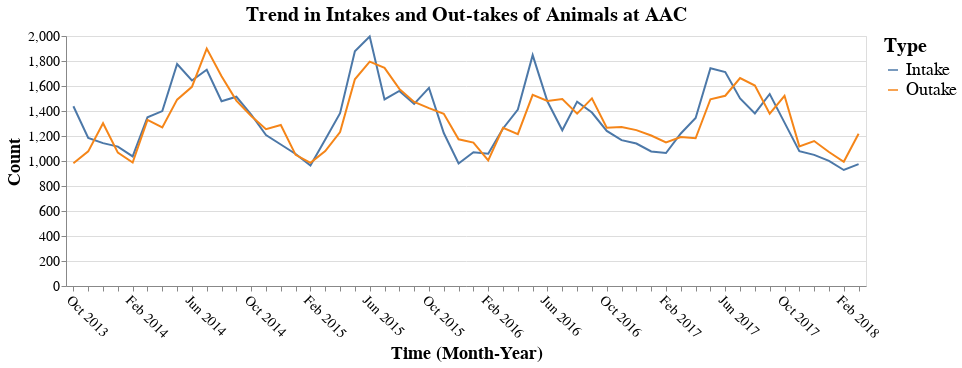

Source (notebook cell):
### Code cell
chart = alt.Chart(data_new).mark_line().encode(
        alt.X("yearmonth(intake_monthyear):O", title = "Time (Month-Year)"),
        alt.Y('count', title="Count"),
        alt.Color("Type")
        )

chart1 = alt.Chart(data_new1[data_new1['outcome_monthyear'] != "2018-04"]).mark_line().encode(
        alt.X("yearmonth(outcome_monthyear):O", title = "Time (Month-Year)"),
        alt.Y('count', title="Count"),
        alt.Color("Type")
        )

(chart + chart1).properties(title='Trend in Intakes and Out-takes of Animals at AAC',
                    width=800, height=250).configure_axisX(labelFontSize=14,
    titleFontSize=18, labelAngle = 45,labelOverlap=True).configure_axisY(labelFontSize=14,
    titleFontSize=18).configure_title(fontSize=20).configure_legend(labelFontSize=18,
    titleFontSize=20)

### Figure 1 — Vega-Lite specification as saved in the notebook (floating-point values rounded to 4 significant figures)
{"$schema": "https://vega.github.io/schema/vega-lite/v3.4.0.json", "config": {"axisX": {"labelAngle": 45, "labelFontSize": 14, "labelOverlap": true, "titleFontSize": 18}, "axisY": {"labelFontSize": 14, "titleFontSize": 18}, "legend": {"labelFontSize": 18, "titleFontSize": 20}, "mark": {"tooltip": null}, "title": {"fontSize": 20}, "view": {"height": 300, "width": 400}}, "datasets": {"data-3044b4046ff58a677209aeac5b67fcb9": [{"Type": "Intake", "count": 1438, "intake_monthyear": "2013-10", "intake_year": 2013}, {"Type": "Intake", "count": 1185, "intake_monthyear": "2013-11", "intake_year": 2013}, {"Type": "Intake", "count": 1143, "intake_monthyear": "2013-12", "intake_year": 2013}, {"Type": "Intake", "count": 1115, "intake_monthyear": "2014-01", "intake_year": 2014}, {"Type": "Intake", "count": 1037, "intake_monthyear": "2014-02", "intake_year": 2014}, {"Type": "Intake", "count": 1350, "intake_monthyear": "2014-03", "intake_year": 2014}, {"Type": "Intake", "count": 1399, "intake_monthyear": "2014-04", "intake_year": 2014}, {"Type": "Intake", "count": 1776, "intake_monthyear": "2014-05", "intake_year": 2014}, {"Type": "Intake", "count": 1644, "intake_monthyear": "2014-06", "intake_year": 2014}, {"Type": "Intake", "count": 1730, "intake_monthyear": "2014-07", "intake_year": 2014}, {"Type": "Intake", "count": 1478, "intake_monthyear": "2014-08", "intake_year": 2014}, {"Type": "Intake", "count": 1514, "intake_monthyear": "2014-09", "intake_year": 2014}, {"Type": "Intake", "count": 1372, "intake_monthyear": "2014-10", "intake_year": 2014}, {"Type": "Intake", "count": 1207, "intake_monthyear": "2014-11", "intake_year": 2014}, {"Type": "Intake", "count": 1132, "intake_monthyear": "2014-12", "intake_year": 2014}, {"Type": "Intake", "count": 1056, "intake_monthyear": "2015-01", "intake_year": 2015}, {"Type": "Intake", "count": 964, "intake_monthyear": "2015-02", "intake_year": 2015}, {"Type": "Intake", "count": 1172, "intake_monthyear": "2015-03", "intake_year": 2015}, {"Type": "Intake", "count": 1382, "intake_monthyear": "2015-04", "intake_year": 2015}, {"Type": "Intake", "count": 1877, "intake_monthyear": "2015-05", "intake_year": 2015}, {"Type": "Intake", "count": 1996, "intake_monthyear": "2015-06", "intake_year": 2015}, {"Type": "Intake", "count": 1493, "intake_monthyear": "2015-07", "intake_year": 2015}, {"Type": "Intake", "count": 1561, "intake_monthyear": "2015-08", "intake_year": 2015}, {"Type": "Intake", "count": 1457, "intake_monthyear": "2015-09", "intake_year": 2015}, {"Type": "Intake", "count": 1585, "intake_monthyear": "2015-10", "intake_year": 2015}, {"Type": "Intake", "count": 1224, "intake_monthyear": "2015-11", "intake_year": 2015}, {"Type": "Intake", "count": 980, "intake_monthyear": "2015-12", "intake_year": 2015}, {"Type": "Intake", "count": 1070, "intake_monthyear": "2016-01", "intake_year": 2016}, {"Type": "Intake", "count": 1058, "intake_monthyear": "2016-02", "intake_year": 2016}, {"Type": "Intake", "count": 1260, "intake_monthyear": "2016-03", "intake_year": 2016}, {"Type": "Intake", "count": 1412, "intake_monthyear": "2016-04", "intake_year": 2016}, {"Type": "Intake", "count": 1847, "intake_monthyear": "2016-05", "intake_year": 2016}, {"Type": "Intake", "count": 1476, "intake_monthyear": "2016-06", "intake_year": 2016}, {"Type": "Intake", "count": 1246, "intake_monthyear": "2016-07", "intake_year": 2016}, {"Type": "Intake", "count": 1475, "intake_monthyear": "2016-08", "intake_year": 2016}, {"Type": "Intake", "count": 1388, "intake_monthyear": "2016-09", "intake_year": 2016}, {"Type": "Intake", "count": 1241, "intake_monthyear": "2016-10", "intake_year": 2016}, {"Type": "Intake", "count": 1167, "intake_monthyear": "2016-11", "intake_year": 2016}, {"Type": "Intake", "count": 1140, "intake_monthyear": "2016-12", "intake_year": 2016}, {"Type": "Intake", "count": 1076, "intake_monthyear": "2017-01", "intake_year": 2017}, {"Type": "Intake", "count": 1064, "intake_monthyear": "2017-02", "intake_year": 2017}, {"Type": "Intake", "count": 1220, "intake_monthyear": "2017-03", "intake_year": 2017}, {"Type": "Intake", "count": 1344, "intake_monthyear": "2017-04", "intake_year": 2017}, {"Type": "Intake", "count": 1742, "intake_monthyear": "2017-05", "intake_year": 2017}, {"Type": "Intake", "count": 1712, "intake_monthyear": "2017-06", "intake_year": 2017}, {"Type": "Intake", "count": 1501, "intake_monthyear": "2017-07", "intake_year": 2017}, {"Type": "Intake", "count": 1381, "intake_monthyear": "2017-08", "intake_year": 2017}, {"Type": "Intake", "count": 1536, "intake_monthyear": "2017-09", "intake_year": 2017}, {"Type": "Intake", "count": 1307, "intake_monthyear": "2017-10", "intake_year": 2017}, {"Type": "Intake", "count": 1078, "intake_monthyear": "2017-11", "intake_year": 2017}, {"Type": "Intake", "count": 1049, "intake_monthyear": "2017-12", "intake_year": 2017}, {"Type": "Intake", "count": 1001, "intake_monthyear": "2018-01", "intake_year": 2018}, {"Type": "Intake", "count": 928, "intake_monthyear": "2018-02", "intake_year": 2018}, {"Type": "Intake", "count": 975, "intake_monthyear": "2018-03", "intake_year": 2018}], "data-b34d318da1c40b249e0dc624f518b065": [{"Type": "Outake", "count": 982, "outake_year": 2013, "outcome_monthyear": "2013-10"}, {"Type": "Outake", "count": 1077, "outake_year": 2013, "outcome_monthyear": "2013-11"}, {"Type": "Outake", "count": 1302, "outake_year": 2013, "outcome_monthyear": "2013-12"}, {"Type": "Outake", "count": 1067, "outake_year": 2014, "outcome_monthyear": "2014-01"}, {"Type": "Outake", "count": 988, "outake_year": 2014, "outcome_monthyear": "2014-02"}, {"Type": "Outake", "count": 1329, "outake_year": 2014, "outcome_monthyear": "2014-03"}, {"Type": "Outake", "count": 1269, "outake_year": 2014, "outcome_monthyear": "2014-04"}, {"Type": "Outake", "count": 1491, "outake_year": 2014, "outcome_monthyear": "2014-05"}, {"Type": "Outake", "count": 1593, "outake_year": 2014, "outcome_monthyear": "2014-06"}, {"Type": "Outake", "count": 1899, "outake_year": 2014, "outcome_monthyear": "2014-07"}, {"Type": "Outake", "count": 1678, "outake_year": 2014, "outcome_monthyear": "2014-08"}, {"Type": "Outake", "count": 1483, "outake_year": 2014, "outcome_monthyear": "2014-09"}, {"Type": "Outake", "count": 1360, "outake_year": 2014, "outcome_monthyear": "2014-10"}, {"Type": "Outake", "count": 1255, "outake_year": 2014, "outcome_monthyear": "2014-11"}, {"Type": "Outake", "count": 1288, "outake_year": 2014, "outcome_monthyear": "2014-12"}, {"Type": "Outake", "count": 1049, "outake_year": 2015, "outcome_monthyear": "2015-01"}, {"Type": "Outake", "count": 985, "outake_year": 2015, "outcome_monthyear": "2015-02"}, {"Type": "Outake", "count": 1079, "outake_year": 2015, "outcome_monthyear": "2015-03"}, {"Type": "Outake", "count": 1231, "outake_year": 2015, "outcome_monthyear": "2015-04"}, {"Type": "Outake", "count": 1654, "outake_year": 2015, "outcome_monthyear": "2015-05"}, {"Type": "Outake", "count": 1795, "outake_year": 2015, "outcome_monthyear": "2015-06"}, {"Type": "Outake", "count": 1745, "outake_year": 2015, "outcome_monthyear": "2015-07"}, {"Type": "Outake", "count": 1577, "outake_year": 2015, "outcome_monthyear": "2015-08"}, {"Type": "Outake", "count": 1472, "outake_year": 2015, "outcome_monthyear": "2015-09"}, {"Type": "Outake", "count": 1423, "outake_year": 2015, "outcome_monthyear": "2015-10"}, {"Type": "Outake", "count": 1378, "outake_year": 2015, "outcome_monthyear": "2015-11"}, {"Type": "Outake", "count": 1174, "outake_year": 2015, "outcome_monthyear": "2015-12"}, {"Type": "Outake", "count": 1147, "outake_year": 2016, "outcome_monthyear": "2016-01"}, {"Type": "Outake", "count": 1005, "outake_year": 2016, "outcome_monthyear": "2016-02"}, {"Type": "Outake", "count": 1266, "outake_year": 2016, "outcome_monthyear": "2016-03"}, {"Type": "Outake", "count": 1215, "outake_year": 2016, "outcome_monthyear": "2016-04"}, {"Type": "Outake", "count": 1529, "outake_year": 2016, "outcome_monthyear": "2016-05"}, {"Type": "Outake", "count": 1480, "outake_year": 2016, "outcome_monthyear": "2016-06"}, {"Type": "Outake", "count": 1495, "outake_year": 2016, "outcome_monthyear": "2016-07"}, {"Type": "Outake", "count": 1379, "outake_year": 2016, "outcome_monthyear": "2016-08"}, {"Type": "Outake", "count": 1501, "outake_year": 2016, "outcome_monthyear": "2016-09"}, {"Type": "Outake", "count": 1266, "outake_year": 2016, "outcome_monthyear": "2016-10"}, {"Type": "Outake", "count": 1271, "outake_year": 2016, "outcome_monthyear": "2016-11"}, {"Type": "Outake", "count": 1247, "outake_year": 2016, "outcome_monthyear": "2016-12"}, {"Type": "Outake", "count": 1204, "outake_year": 2017, "outcome_monthyear": "2017-01"}, {"Type": "Outake", "count": 1149, "outake_year": 2017, "outcome_monthyear": "2017-02"}, {"Type": "Outake", "count": 1192, "outake_year": 2017, "outcome_monthyear": "2017-03"}, {"Type": "Outake", "count": 1182, "outake_year": 2017, "outcome_monthyear": "2017-04"}, {"Type": "Outake", "count": 1494, "outake_year": 2017, "outcome_monthyear": "2017-05"}, {"Type": "Outake", "count": 1522, "outake_year": 2017, "outcome_monthyear": "2017-06"}, {"Type": "Outake", "count": 1664, "outake_year": 2017, "outcome_monthyear": "2017-07"}, {"Type": "Outake", "count": 1604, "outake_year": 2017, "outcome_monthyear": "2017-08"}, {"Type": "Outake", "count": 1378, "outake_year": 2017, "outcome_monthyear": "2017-09"}, {"Type": "Outake", "count": 1522, "outake_year": 2017, "outcome_monthyear": "2017-10"}, {"Type": "Outake", "count": 1117, "outake_year": 2017, "outcome_monthyear": "2017-11"}, {"Type": "Outake", "count": 1160, "outake_year": 2017, "outcome_monthyear": "2017-12"}, {"Type": "Outake", "count": 1072, "outake_year": 2018, "outcome_monthyear": "2018-01"}, {"Type": "Outake", "count": 994, "outake_year": 2018, "outcome_monthyear": "2018-02"}, {"Type": "Outake", "count": 1218, "outake_year": 2018, "outcome_monthyear": "2018-03"}]}, "height": 250, "layer": [{"data": {"name": "data-3044b4046ff58a677209aeac5b67fcb9"}, "encoding": {"color": {"field": "Type", "type": "nominal"}, "x": {"field": "intake_monthyear", "timeUnit": "yearmonth", "title": "Time (Month-Year)", "type": "ordinal"}, "y": {"field": "count", "title": "Count", "type": "quantitative"}}, "mark": "line"}, {"data": {"name": "data-b34d318da1c40b249e0dc624f518b065"}, "encoding": {"color": {"field": "Type", "type": "nominal"}, "x": {"field": "outcome_monthyear", "timeUnit": "yearmonth", "title": "Time (Month-Year)", "type": "ordinal"}, "y": {"field": "count", "title": "Count", "type": "quantitative"}}, "mark": "line"}], "title": "Trend in Intakes and Out-takes of Animals at AAC", "width": 800}
